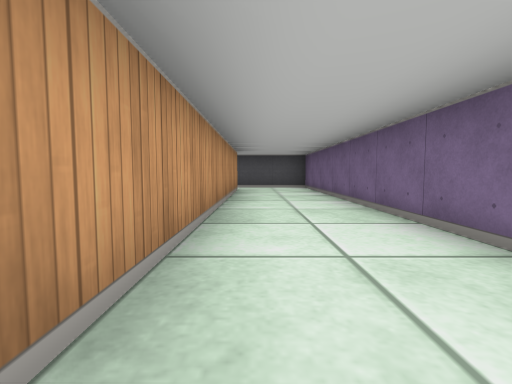
View 1 (above)

17 first-person views from a walk through a cub3D level. The camera is about half as high as the walls, tilts 4° down and sees 85° across. The floor is counted in squares. Each view is taken from the middle of a square. On the plan, view 1 faces up. The plan holds only what a view shows up to about 9 squares ahead; the rest is blank.

View 2
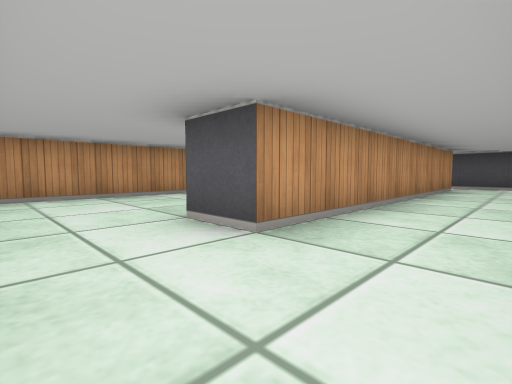

View 3
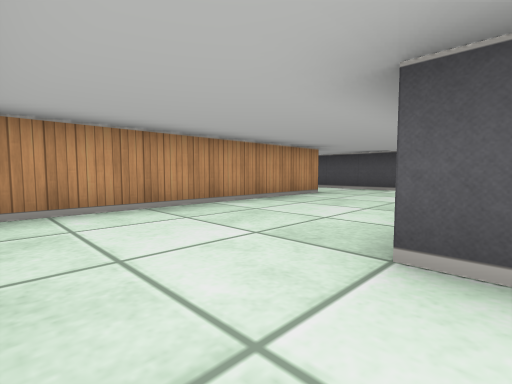

View 4
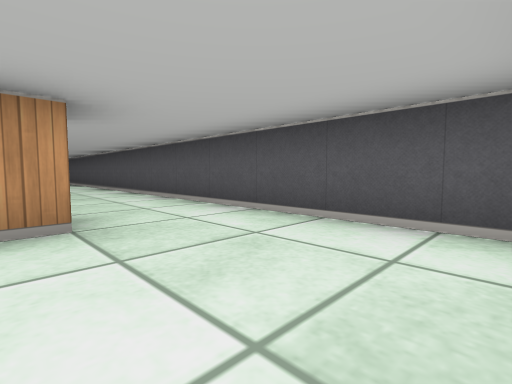

View 5
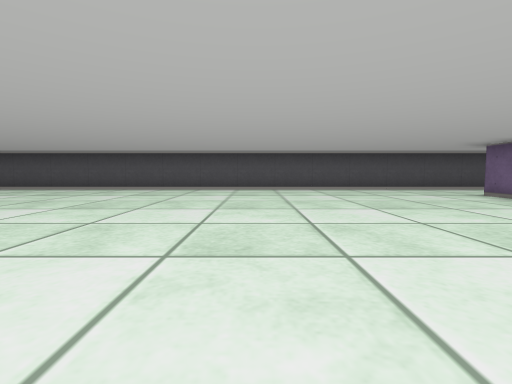

View 6
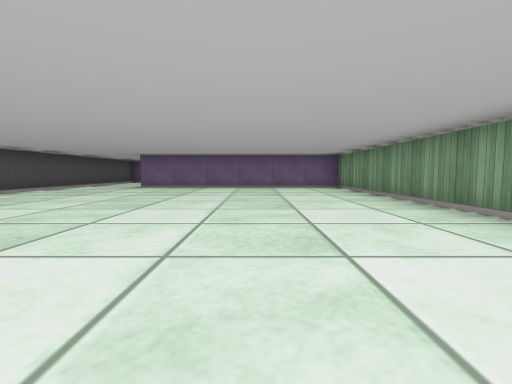

View 7
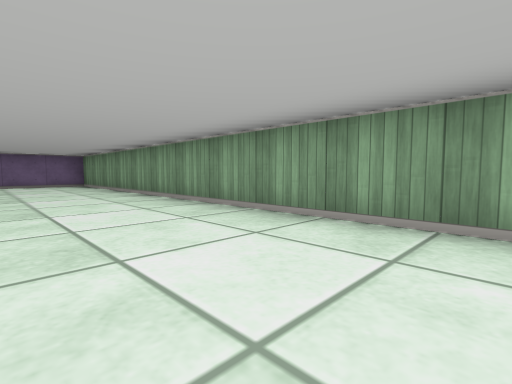

View 8
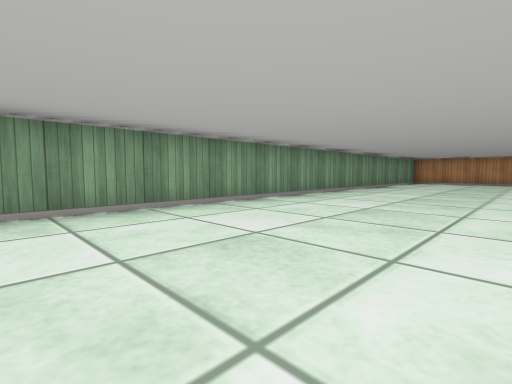

View 9
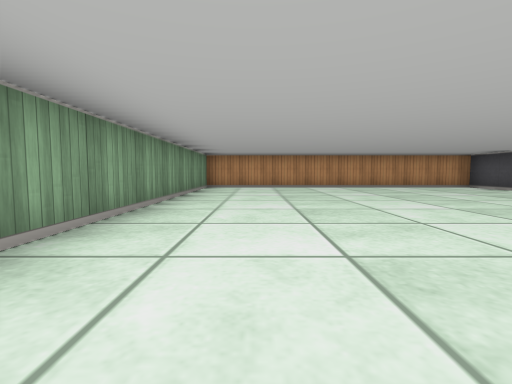

View 10
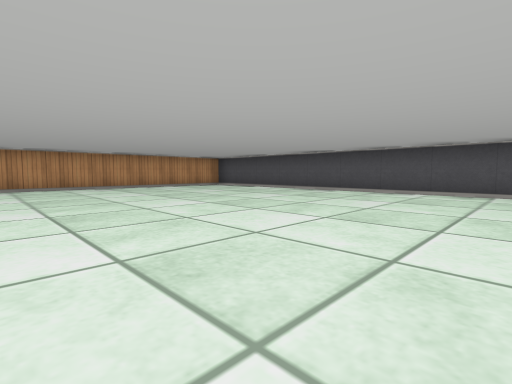

View 11
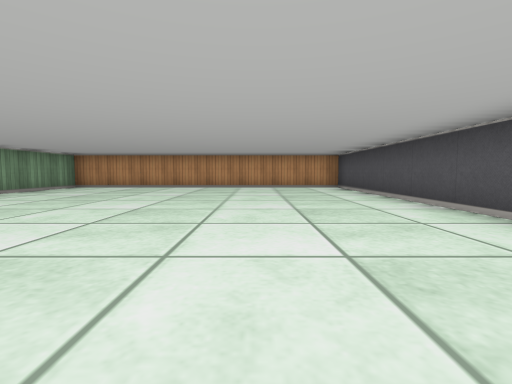

View 12
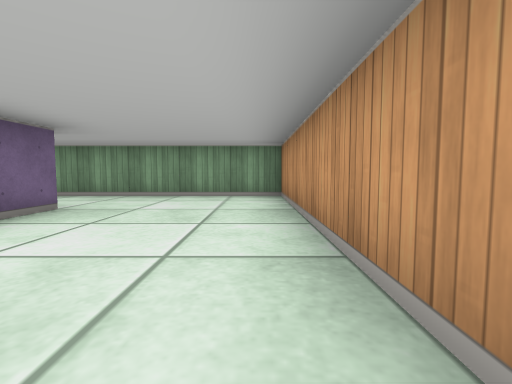

View 13
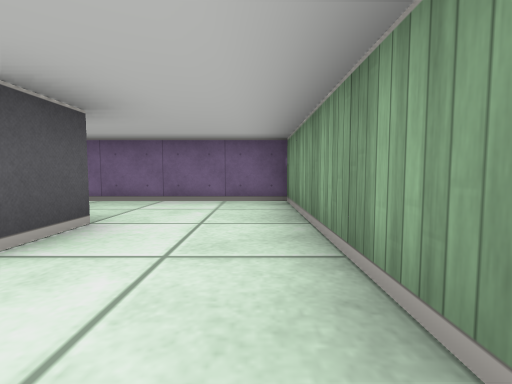

View 14
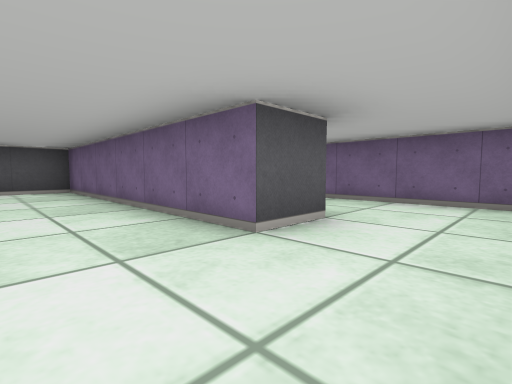

View 15
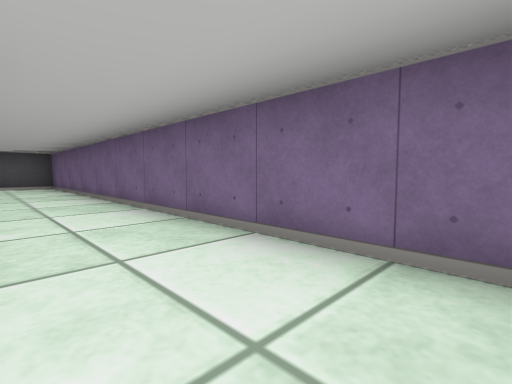

View 16
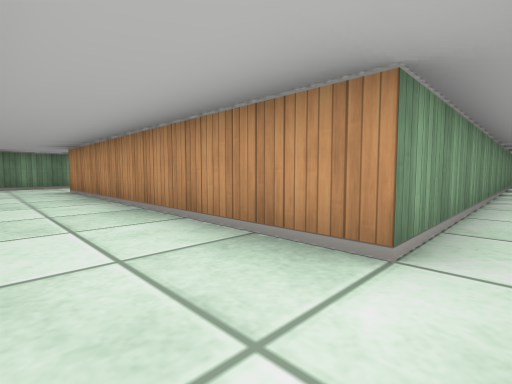

View 17
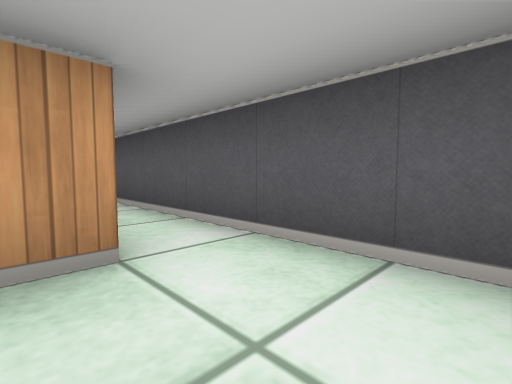

### Floor plan
Points are (right, up) in squares from view 1. A wall is a line through its corners. A room is listed if a view was taken in it or the views show most of it. See-through windows are left out.
Room 1 (views 1, 2, 3, 15, 16, 17)
walls: (-10.1, 7.5) (-0.5, 7.5) (-0.5, 0.5) (-1.5, 0.5); (-1.5, -1.5) (1.5, -1.5) (1.5, 8.5) (-3.5, 8.5)
ways out: opening at (-1, -0.5) to room 2
Room 2 (views 4, 12, 13, 14)
walls: (-4.5, 4.6) (-4.5, -1.5) (-1.5, -1.5); (-1.5, 0.5) (-1.5, 6.5) (-5.5, 6.5)
ways out: opening at (-1, -0.5) to room 1; opening at (-5, 5.5) to room 3
Room 3 (views 5, 6, 7, 8, 9, 10, 11)
walls: (-5.5, 6.5) (-25.5, 6.5) (-25.5, -1.5) (-5.5, -1.5) (-5.5, 4.5)
ways out: opening at (-5, 5.5) to room 2

Where each view was taken, in squares from view 1:
view 1: 0 up, 0 right, facing up
view 2: 1 down, 1 right, facing up-left
view 3: 1 down, 1 left, facing up-left
view 4: 4 up, 2 left, facing up-left
view 5: 1 down, 10 left, facing up
view 6: 1 up, 14 left, facing right
view 7: 1 up, 16 left, facing down-right
view 8: 2 up, 13 left, facing down-left
view 9: 0 up, 17 left, facing left
view 10: 0 up, 17 left, facing up-left
view 11: 4 up, 17 left, facing left
view 12: 4 up, 4 left, facing down
view 13: 1 down, 3 left, facing right
view 14: 1 down, 3 left, facing up-right
view 15: 1 down, 0 right, facing up-right
view 16: 8 up, 1 right, facing down-left
view 17: 7 up, 1 right, facing up-left
